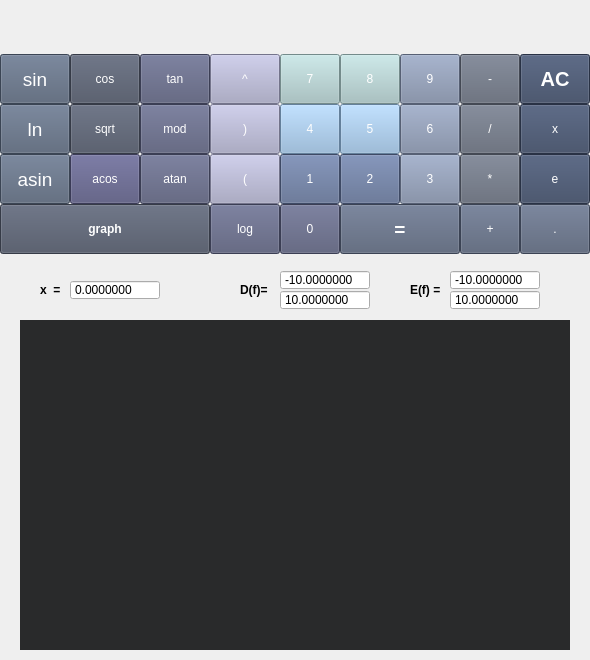
<?xml version="1.0" encoding="UTF-8"?>
<ui version="4.0">
 <class>MainWindow</class>
 <widget class="QMainWindow" name="MainWindow">
  <property name="geometry">
   <rect>
    <x>0</x>
    <y>0</y>
    <width>590</width>
    <height>660</height>
   </rect>
  </property>
  <property name="minimumSize">
   <size>
    <width>590</width>
    <height>660</height>
   </size>
  </property>
  <property name="maximumSize">
   <size>
    <width>590</width>
    <height>660</height>
   </size>
  </property>
  <property name="windowTitle">
   <string>MainWindow</string>
  </property>
  <property name="styleSheet">
   <string notr="true"/>
  </property>
  <widget class="QWidget" name="centralwidget">
   <widget class="QLabel" name="label">
    <property name="geometry">
     <rect>
      <x>0</x>
      <y>0</y>
      <width>590</width>
      <height>50</height>
     </rect>
    </property>
    <property name="font">
     <font>
      <pointsize>25</pointsize>
      <italic>false</italic>
      <bold>false</bold>
      <underline>false</underline>
      <strikeout>false</strikeout>
      <kerning>false</kerning>
     </font>
    </property>
    <property name="text">
     <string/>
    </property>
    <property name="alignment">
     <set>Qt::AlignRight|Qt::AlignTrailing|Qt::AlignVCenter</set>
    </property>
   </widget>
   <widget class="QPushButton" name="pushButton_7">
    <property name="geometry">
     <rect>
      <x>280</x>
      <y>54</y>
      <width>60</width>
      <height>50</height>
     </rect>
    </property>
    <property name="styleSheet">
     <string notr="true">QPushButton {
background-color: #a3c2c2;
color:white;
}
QPushButton:hover {
background-color: #90abab;
}
QPushButton:pressed {
background-color: #a3c2c2;
}</string>
    </property>
    <property name="text">
     <string>7</string>
    </property>
   </widget>
   <widget class="QPushButton" name="pushButton_9">
    <property name="geometry">
     <rect>
      <x>400</x>
      <y>54</y>
      <width>60</width>
      <height>50</height>
     </rect>
    </property>
    <property name="styleSheet">
     <string notr="true">QPushButton {
background-color: #7A87A2;
color:white;
}
QPushButton:hover {
background-color: #657087;
}
QPushButton:pressed {
background-color: #7A87A2;
}</string>
    </property>
    <property name="text">
     <string>9</string>
    </property>
   </widget>
   <widget class="QPushButton" name="pushButton_8">
    <property name="geometry">
     <rect>
      <x>340</x>
      <y>54</y>
      <width>60</width>
      <height>50</height>
     </rect>
    </property>
    <property name="styleSheet">
     <string notr="true">QPushButton {
background-color: #a3c2c2;
color:white;
}
QPushButton:hover {
background-color: #90abab;
}
QPushButton:pressed {
background-color: #a3c2c2;
}</string>
    </property>
    <property name="text">
     <string>8</string>
    </property>
   </widget>
   <widget class="QPushButton" name="pushButton_4">
    <property name="geometry">
     <rect>
      <x>280</x>
      <y>104</y>
      <width>60</width>
      <height>50</height>
     </rect>
    </property>
    <property name="styleSheet">
     <string notr="true">QPushButton {
background-color: #8cb3d9;
color:white;
}
QPushButton:hover {
background-color: #7598ba;
}
QPushButton:pressed {
background-color: #8cb3d9;
}</string>
    </property>
    <property name="text">
     <string>4</string>
    </property>
   </widget>
   <widget class="QPushButton" name="pushButton_5">
    <property name="geometry">
     <rect>
      <x>340</x>
      <y>104</y>
      <width>60</width>
      <height>50</height>
     </rect>
    </property>
    <property name="styleSheet">
     <string notr="true">QPushButton {
background-color: #8cb3d9;
color:white;
}
QPushButton:hover {
background-color: #7598ba;
}
QPushButton:pressed {
background-color: #8cb3d9;
}</string>
    </property>
    <property name="text">
     <string>5</string>
    </property>
   </widget>
   <widget class="QPushButton" name="pushButton_6">
    <property name="geometry">
     <rect>
      <x>400</x>
      <y>104</y>
      <width>60</width>
      <height>50</height>
     </rect>
    </property>
    <property name="styleSheet">
     <string notr="true">QPushButton {
background-color: #7A87A2;
color:white;
}
QPushButton:hover {
background-color: #657087;
}
QPushButton:pressed {
background-color: #7A87A2;
}</string>
    </property>
    <property name="text">
     <string>6</string>
    </property>
   </widget>
   <widget class="QPushButton" name="pushButton_1">
    <property name="geometry">
     <rect>
      <x>280</x>
      <y>154</y>
      <width>60</width>
      <height>50</height>
     </rect>
    </property>
    <property name="styleSheet">
     <string notr="true">QPushButton {
background-color: #57688D;
color:white;
}
QPushButton:hover {
background-color: #485675;
}
QPushButton:pressed {
background-color: #57688D;
}</string>
    </property>
    <property name="text">
     <string>1</string>
    </property>
   </widget>
   <widget class="QPushButton" name="pushButton_2">
    <property name="geometry">
     <rect>
      <x>340</x>
      <y>154</y>
      <width>60</width>
      <height>50</height>
     </rect>
    </property>
    <property name="styleSheet">
     <string notr="true">QPushButton {
background-color: #57688D;
color:white;
}
QPushButton:hover {
background-color: #485675;
}
QPushButton:pressed {
background-color: #57688D;
}</string>
    </property>
    <property name="text">
     <string>2</string>
    </property>
   </widget>
   <widget class="QPushButton" name="pushButton_3">
    <property name="geometry">
     <rect>
      <x>400</x>
      <y>154</y>
      <width>60</width>
      <height>50</height>
     </rect>
    </property>
    <property name="styleSheet">
     <string notr="true">QPushButton {
background-color: #7A87A2;
color:white;
}
QPushButton:hover {
background-color: #657087;
}
QPushButton:pressed {
background-color: #7A87A2;
}</string>
    </property>
    <property name="text">
     <string>3</string>
    </property>
   </widget>
   <widget class="QPushButton" name="pushButton_0">
    <property name="geometry">
     <rect>
      <x>280</x>
      <y>204</y>
      <width>60</width>
      <height>50</height>
     </rect>
    </property>
    <property name="styleSheet">
     <string notr="true">QPushButton {
background-color: #535775;
color:white;
}
QPushButton:hover {
background-color: #41445c;
}
QPushButton:pressed {
background-color: #535775;
}
</string>
    </property>
    <property name="text">
     <string>0</string>
    </property>
   </widget>
   <widget class="QPushButton" name="pushButton_res">
    <property name="geometry">
     <rect>
      <x>340</x>
      <y>204</y>
      <width>120</width>
      <height>50</height>
     </rect>
    </property>
    <property name="font">
     <font>
      <pointsize>14</pointsize>
      <italic>false</italic>
      <bold>true</bold>
      <underline>false</underline>
      <strikeout>false</strikeout>
     </font>
    </property>
    <property name="styleSheet">
     <string notr="true">QPushButton {
background-color: #535e75;
color:white;
}
QPushButton:hover {
background-color: #454e61;
}
QPushButton:pressed {
background-color: #535e75;
}</string>
    </property>
    <property name="text">
     <string>=</string>
    </property>
   </widget>
   <widget class="QPushButton" name="pushButton_point">
    <property name="geometry">
     <rect>
      <x>520</x>
      <y>204</y>
      <width>70</width>
      <height>50</height>
     </rect>
    </property>
    <property name="styleSheet">
     <string notr="true">QPushButton {
background-color: #535e75;
color:white;
}
QPushButton:hover {
background-color: #454e61;
}
QPushButton:pressed {
background-color: #535e75;
}</string>
    </property>
    <property name="text">
     <string>.</string>
    </property>
   </widget>
   <widget class="QPushButton" name="pushButton_mod">
    <property name="geometry">
     <rect>
      <x>140</x>
      <y>104</y>
      <width>70</width>
      <height>50</height>
     </rect>
    </property>
    <property name="styleSheet">
     <string notr="true">QPushButton {
background-color: #535775;
color:white;
}
QPushButton:hover {
background-color: #41445c;
}
QPushButton:pressed {
background-color: #535775;
}
</string>
    </property>
    <property name="text">
     <string>mod</string>
    </property>
   </widget>
   <widget class="QPushButton" name="pushButton_ln">
    <property name="geometry">
     <rect>
      <x>0</x>
      <y>104</y>
      <width>70</width>
      <height>50</height>
     </rect>
    </property>
    <property name="font">
     <font>
      <pointsize>14</pointsize>
     </font>
    </property>
    <property name="styleSheet">
     <string notr="true">QPushButton {
background-color: #536075;
color:white;
}
QPushButton:hover {
background-color: #47505e;
}
QPushButton:pressed {
background-color: #536075;
}

</string>
    </property>
    <property name="text">
     <string>ln</string>
    </property>
   </widget>
   <widget class="QPushButton" name="pushButton_log">
    <property name="geometry">
     <rect>
      <x>210</x>
      <y>204</y>
      <width>70</width>
      <height>50</height>
     </rect>
    </property>
    <property name="styleSheet">
     <string notr="true">QPushButton {
background-color: #535775;
color:white;
}
QPushButton:hover {
background-color: #41445c;
}
QPushButton:pressed {
background-color: #535775;
}
</string>
    </property>
    <property name="text">
     <string>log</string>
    </property>
   </widget>
   <widget class="QPushButton" name="pushButton_acos">
    <property name="geometry">
     <rect>
      <x>70</x>
      <y>154</y>
      <width>70</width>
      <height>50</height>
     </rect>
    </property>
    <property name="styleSheet">
     <string notr="true">QPushButton {
background-color: #52527a;
color:white;
}
QPushButton:hover {
background-color: #41415e;
}
QPushButton:pressed {
background-color: #52527a;
}
</string>
    </property>
    <property name="text">
     <string>acos</string>
    </property>
   </widget>
   <widget class="QPushButton" name="pushButton_asin">
    <property name="geometry">
     <rect>
      <x>0</x>
      <y>154</y>
      <width>70</width>
      <height>50</height>
     </rect>
    </property>
    <property name="font">
     <font>
      <pointsize>14</pointsize>
     </font>
    </property>
    <property name="styleSheet">
     <string notr="true">QPushButton {
background-color: #536075;
color:white;
}
QPushButton:hover {
background-color: #47505e;
}
QPushButton:pressed {
background-color: #536075;
}

</string>
    </property>
    <property name="text">
     <string>asin</string>
    </property>
   </widget>
   <widget class="QPushButton" name="pushButton_sin">
    <property name="geometry">
     <rect>
      <x>0</x>
      <y>54</y>
      <width>70</width>
      <height>50</height>
     </rect>
    </property>
    <property name="font">
     <font>
      <pointsize>14</pointsize>
     </font>
    </property>
    <property name="styleSheet">
     <string notr="true">QPushButton {
background-color: #536075;
color:white;
}
QPushButton:hover {
background-color: #47505e;
}
QPushButton:pressed {
background-color: #536075;
}

</string>
    </property>
    <property name="text">
     <string>sin</string>
    </property>
   </widget>
   <widget class="QPushButton" name="pushButton_atan">
    <property name="geometry">
     <rect>
      <x>140</x>
      <y>154</y>
      <width>70</width>
      <height>50</height>
     </rect>
    </property>
    <property name="styleSheet">
     <string notr="true">QPushButton {
background-color: #535775;
color:white;
}
QPushButton:hover {
background-color: #41445c;
}
QPushButton:pressed {
background-color: #535775;
}
</string>
    </property>
    <property name="text">
     <string>atan</string>
    </property>
   </widget>
   <widget class="QPushButton" name="pushButton_tan">
    <property name="geometry">
     <rect>
      <x>140</x>
      <y>54</y>
      <width>70</width>
      <height>50</height>
     </rect>
    </property>
    <property name="styleSheet">
     <string notr="true">QPushButton {
background-color: #535775;
color:white;
}
QPushButton:hover {
background-color: #41445c;
}
QPushButton:pressed {
background-color: #535775;
}
</string>
    </property>
    <property name="text">
     <string>tan</string>
    </property>
   </widget>
   <widget class="QPushButton" name="pushButton_cos">
    <property name="geometry">
     <rect>
      <x>70</x>
      <y>54</y>
      <width>70</width>
      <height>50</height>
     </rect>
    </property>
    <property name="styleSheet">
     <string notr="true">QPushButton {
background-color: #4b5263;
color:white;
}
QPushButton:hover {
background-color: #3d4352;
}
QPushButton:pressed{
background-color: #4b5263;
}</string>
    </property>
    <property name="text">
     <string>cos</string>
    </property>
   </widget>
   <widget class="QPushButton" name="pushButton_plus">
    <property name="geometry">
     <rect>
      <x>460</x>
      <y>204</y>
      <width>60</width>
      <height>50</height>
     </rect>
    </property>
    <property name="styleSheet">
     <string notr="true">QPushButton {
background-color: #535e75;
color:white;
}
QPushButton:hover {
background-color: #454e61;
}
QPushButton:pressed {
background-color: #535e75;
}</string>
    </property>
    <property name="text">
     <string>+</string>
    </property>
   </widget>
   <widget class="QPushButton" name="pushButton_div">
    <property name="geometry">
     <rect>
      <x>460</x>
      <y>104</y>
      <width>60</width>
      <height>50</height>
     </rect>
    </property>
    <property name="styleSheet">
     <string notr="true">QPushButton {
background-color: #5f6675;
color:white;
}
QPushButton:hover {
background-color: #4c525e;
}
QPushButton:pressed {
background-color: #5f6675;
}</string>
    </property>
    <property name="text">
     <string>/</string>
    </property>
   </widget>
   <widget class="QPushButton" name="pushButton_mul">
    <property name="geometry">
     <rect>
      <x>460</x>
      <y>154</y>
      <width>60</width>
      <height>50</height>
     </rect>
    </property>
    <property name="styleSheet">
     <string notr="true">QPushButton {
background-color: #5f6675;
color:white;
}
QPushButton:hover {
background-color: #4c525e;
}
QPushButton:pressed {
background-color: #5f6675;
}</string>
    </property>
    <property name="text">
     <string>*</string>
    </property>
   </widget>
   <widget class="QPushButton" name="pushButton_minus">
    <property name="geometry">
     <rect>
      <x>460</x>
      <y>54</y>
      <width>60</width>
      <height>50</height>
     </rect>
    </property>
    <property name="styleSheet">
     <string notr="true">QPushButton {
background-color: #5f6675;
color:white;
}
QPushButton:hover {
background-color: #4c525e;
}
QPushButton:pressed {
background-color: #5f6675;
}</string>
    </property>
    <property name="text">
     <string>-</string>
    </property>
   </widget>
   <widget class="QPushButton" name="pushButton_clear">
    <property name="geometry">
     <rect>
      <x>520</x>
      <y>54</y>
      <width>70</width>
      <height>50</height>
     </rect>
    </property>
    <property name="font">
     <font>
      <pointsize>15</pointsize>
      <bold>true</bold>
     </font>
    </property>
    <property name="styleSheet">
     <string notr="true">QPushButton {
background-color: #394661;
color:white;
}
QPushButton:hover {
background-color: #2d374d;
}
QPushButton:pressed {
background-color: #394661;
}</string>
    </property>
    <property name="text">
     <string>AC</string>
    </property>
   </widget>
   <widget class="QPushButton" name="pushButton_e">
    <property name="geometry">
     <rect>
      <x>520</x>
      <y>154</y>
      <width>70</width>
      <height>50</height>
     </rect>
    </property>
    <property name="styleSheet">
     <string notr="true">QPushButton {
background-color: #394661;
color:white;
}
QPushButton:hover {
background-color: #2d374d;
}
QPushButton:pressed {
background-color: #394661;
}</string>
    </property>
    <property name="text">
     <string>e</string>
    </property>
   </widget>
   <widget class="QPushButton" name="pushButton_x">
    <property name="geometry">
     <rect>
      <x>520</x>
      <y>104</y>
      <width>70</width>
      <height>50</height>
     </rect>
    </property>
    <property name="styleSheet">
     <string notr="true">QPushButton {
background-color: #394661;
color:white;
}
QPushButton:hover {
background-color: #2d374d;
}
QPushButton:pressed {
background-color: #394661;
}</string>
    </property>
    <property name="text">
     <string>x</string>
    </property>
   </widget>
   <widget class="QPushButton" name="pushButton_ck_z">
    <property name="geometry">
     <rect>
      <x>210</x>
      <y>104</y>
      <width>70</width>
      <height>50</height>
     </rect>
    </property>
    <property name="styleSheet">
     <string notr="true">QPushButton {
background-color:#a3a3c2;
color:white;
}
QPushButton:hover {
background-color: #80809c;
}
QPushButton:pressed {
background-color: #a3a3c2;
}


</string>
    </property>
    <property name="text">
     <string>)</string>
    </property>
   </widget>
   <widget class="QPushButton" name="pushButton_ck_o">
    <property name="geometry">
     <rect>
      <x>210</x>
      <y>154</y>
      <width>70</width>
      <height>50</height>
     </rect>
    </property>
    <property name="styleSheet">
     <string notr="true">QPushButton {
background-color:#a3a3c2;
color:white;
}
QPushButton:hover {
background-color: #80809c;
}
QPushButton:pressed {
background-color: #a3a3c2;
}


</string>
    </property>
    <property name="text">
     <string>(</string>
    </property>
   </widget>
   <widget class="QPushButton" name="pushButton_sqrt">
    <property name="geometry">
     <rect>
      <x>70</x>
      <y>104</y>
      <width>70</width>
      <height>50</height>
     </rect>
    </property>
    <property name="styleSheet">
     <string notr="true">QPushButton {
background-color: #4b5263;
color:white;
}
QPushButton:hover {
background-color: #3d4352;
}
QPushButton:pressed{
background-color: #4b5263;
}</string>
    </property>
    <property name="text">
     <string>sqrt</string>
    </property>
   </widget>
   <widget class="QPushButton" name="pushButton_stepen">
    <property name="geometry">
     <rect>
      <x>210</x>
      <y>54</y>
      <width>70</width>
      <height>50</height>
     </rect>
    </property>
    <property name="styleSheet">
     <string notr="true">QPushButton {
background-color:#a3a3c2;
color:white;
}
QPushButton:hover {
background-color: #80809c;
}
QPushButton:pressed {
background-color: #a3a3c2;
}


</string>
    </property>
    <property name="text">
     <string>^</string>
    </property>
   </widget>
   <widget class="QLabel" name="label_2">
    <property name="geometry">
     <rect>
      <x>40</x>
      <y>280</y>
      <width>30</width>
      <height>20</height>
     </rect>
    </property>
    <property name="font">
     <font>
      <bold>true</bold>
     </font>
    </property>
    <property name="styleSheet">
     <string notr="true"/>
    </property>
    <property name="text">
     <string>x  =</string>
    </property>
   </widget>
   <widget class="QCustomPlot" name="widget" native="true">
    <property name="geometry">
     <rect>
      <x>20</x>
      <y>320</y>
      <width>550</width>
      <height>330</height>
     </rect>
    </property>
    <property name="styleSheet">
     <string notr="true">background-color:#292a2b;</string>
    </property>
   </widget>
   <widget class="QDoubleSpinBox" name="doubleSpinBox_just_x">
    <property name="geometry">
     <rect>
      <x>70</x>
      <y>280</y>
      <width>90</width>
      <height>20</height>
     </rect>
    </property>
    <property name="styleSheet">
     <string notr="true"/>
    </property>
    <property name="buttonSymbols">
     <enum>QAbstractSpinBox::NoButtons</enum>
    </property>
    <property name="decimals">
     <number>7</number>
    </property>
    <property name="minimum">
     <double>-1000000.000000000000000</double>
    </property>
    <property name="maximum">
     <double>1000000.000000000000000</double>
    </property>
   </widget>
   <widget class="QPushButton" name="pushButton_stroit_graf">
    <property name="geometry">
     <rect>
      <x>0</x>
      <y>204</y>
      <width>210</width>
      <height>50</height>
     </rect>
    </property>
    <property name="font">
     <font>
      <bold>true</bold>
     </font>
    </property>
    <property name="styleSheet">
     <string notr="true">QPushButton {
background-color: #4b5263;
color:white;
}
QPushButton:hover {
background-color: #3d4352;
}
QPushButton:pressed{
background-color: #4b5263;
}</string>
    </property>
    <property name="text">
     <string>graph</string>
    </property>
   </widget>
   <widget class="QDoubleSpinBox" name="doubleSpinBox_x_min">
    <property name="geometry">
     <rect>
      <x>280</x>
      <y>270</y>
      <width>90</width>
      <height>20</height>
     </rect>
    </property>
    <property name="styleSheet">
     <string notr="true"/>
    </property>
    <property name="buttonSymbols">
     <enum>QAbstractSpinBox::NoButtons</enum>
    </property>
    <property name="decimals">
     <number>7</number>
    </property>
    <property name="minimum">
     <double>-1000000.000000000000000</double>
    </property>
    <property name="maximum">
     <double>1000000.000000000000000</double>
    </property>
    <property name="value">
     <double>-10.000000000000000</double>
    </property>
   </widget>
   <widget class="QDoubleSpinBox" name="doubleSpinBox_x_max">
    <property name="geometry">
     <rect>
      <x>280</x>
      <y>290</y>
      <width>90</width>
      <height>20</height>
     </rect>
    </property>
    <property name="styleSheet">
     <string notr="true"/>
    </property>
    <property name="buttonSymbols">
     <enum>QAbstractSpinBox::NoButtons</enum>
    </property>
    <property name="decimals">
     <number>7</number>
    </property>
    <property name="minimum">
     <double>-1000000.000000000000000</double>
    </property>
    <property name="maximum">
     <double>1000000.000000000000000</double>
    </property>
    <property name="value">
     <double>10.000000000000000</double>
    </property>
   </widget>
   <widget class="QDoubleSpinBox" name="doubleSpinBox_y_min">
    <property name="geometry">
     <rect>
      <x>450</x>
      <y>270</y>
      <width>90</width>
      <height>20</height>
     </rect>
    </property>
    <property name="styleSheet">
     <string notr="true"/>
    </property>
    <property name="buttonSymbols">
     <enum>QAbstractSpinBox::NoButtons</enum>
    </property>
    <property name="keyboardTracking">
     <bool>true</bool>
    </property>
    <property name="decimals">
     <number>7</number>
    </property>
    <property name="minimum">
     <double>-1000000.000000000000000</double>
    </property>
    <property name="maximum">
     <double>1000000.000000000000000</double>
    </property>
    <property name="value">
     <double>-10.000000000000000</double>
    </property>
   </widget>
   <widget class="QDoubleSpinBox" name="doubleSpinBox_y_max">
    <property name="geometry">
     <rect>
      <x>450</x>
      <y>290</y>
      <width>90</width>
      <height>20</height>
     </rect>
    </property>
    <property name="focusPolicy">
     <enum>Qt::WheelFocus</enum>
    </property>
    <property name="styleSheet">
     <string notr="true"/>
    </property>
    <property name="buttonSymbols">
     <enum>QAbstractSpinBox::NoButtons</enum>
    </property>
    <property name="decimals">
     <number>7</number>
    </property>
    <property name="minimum">
     <double>-1000000.000000000000000</double>
    </property>
    <property name="maximum">
     <double>1000000.000000000000000</double>
    </property>
    <property name="value">
     <double>10.000000000000000</double>
    </property>
   </widget>
   <widget class="QLabel" name="label_3">
    <property name="geometry">
     <rect>
      <x>240</x>
      <y>270</y>
      <width>40</width>
      <height>40</height>
     </rect>
    </property>
    <property name="font">
     <font>
      <bold>true</bold>
     </font>
    </property>
    <property name="styleSheet">
     <string notr="true"/>
    </property>
    <property name="text">
     <string>D(f)=</string>
    </property>
   </widget>
   <widget class="QLabel" name="label_4">
    <property name="geometry">
     <rect>
      <x>410</x>
      <y>270</y>
      <width>40</width>
      <height>40</height>
     </rect>
    </property>
    <property name="font">
     <font>
      <bold>true</bold>
     </font>
    </property>
    <property name="styleSheet">
     <string notr="true"/>
    </property>
    <property name="text">
     <string>E(f) = </string>
    </property>
   </widget>
  </widget>
 </widget>
 <customwidgets>
  <customwidget>
   <class>QCustomPlot</class>
   <extends>QWidget</extends>
   <header>qcustomplot.h</header>
   <container>1</container>
  </customwidget>
 </customwidgets>
 <resources/>
 <connections/>
</ui>
